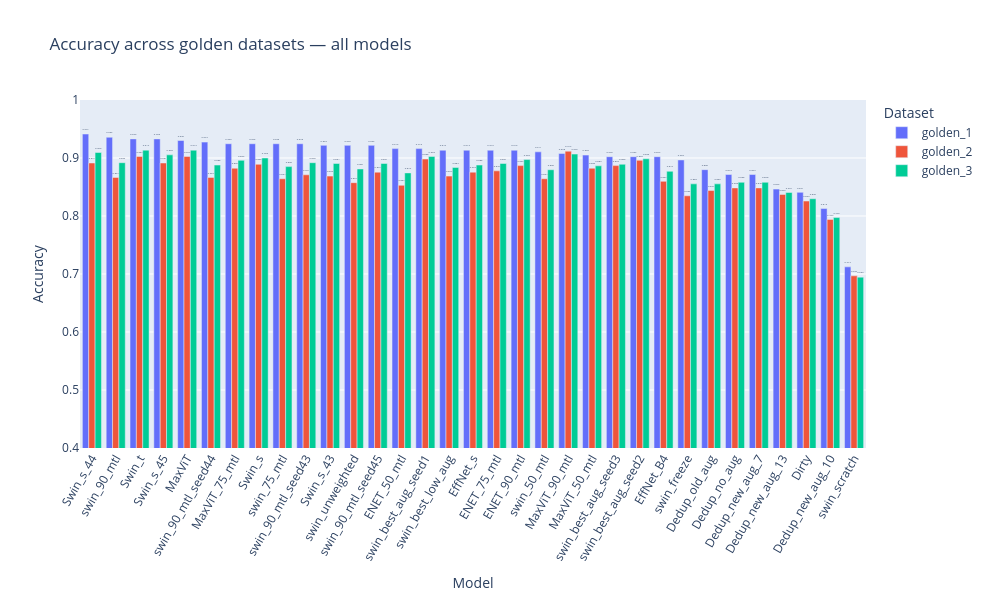

The notebook cell saved with this chart:
### Code cell
def load_all_eval(root=Path("runs/eval")):
    results_by_dataset = {}
    for ds_dir in root.iterdir():
        if not ds_dir.is_dir():
            continue
        all_file = ds_dir / "_all.pkl"
        if all_file.exists():
            with open(all_file, "rb") as f:
                results_by_dataset[ds_dir.name] = pickle.load(f)
        else:
            # Fallback: load individual model files
            results_by_dataset[ds_dir.name] = {}
            for model_file in ds_dir.glob("*.pkl"):
                if model_file.stem.startswith("_"):
                    continue
                with open(model_file, "rb") as f:
                    results_by_dataset[ds_dir.name][model_file.stem] = pickle.load(f)
    return results_by_dataset

results_by_dataset = load_all_eval()
print(f"Loaded: {list(results_by_dataset.keys())}")
for ds_name, res in results_by_dataset.items():
    print(f"  {ds_name}: {len(res)} models")

# ── Helper: compute the summary for one dataset ──────────────────────────────
def build_summary(results_dict):
    """results_dict: {model_name: df_with_cols true_label/p_rotten/pred/confidence/correct}"""
    metrics, rows = {}, []
    for name, df in results_dict.items():
        fpr, tpr, _ = roc_curve(df["true_label"], df["p_rotten"])
        auc = roc_auc_score(df["true_label"], df["p_rotten"])
        ece, bins = compute_ece(df["true_label"], df["pred"], df["confidence"])
        prec, rec, f1, _ = precision_recall_fscore_support(
            df["true_label"], df["pred"], average="binary", pos_label=1, zero_division=0
        )
        metrics[name] = {"fpr": fpr, "tpr": tpr, "auc": auc, "ece": ece, "bins": bins}
        rows.append({
            "Model": name,
            "Accuracy": df["correct"].mean(),
            "AUC-ROC": auc,
            "ECE": ece,
            "Brier": brier_score_loss(df["true_label"], df["p_rotten"]),
            "Mean conf.": df["confidence"].mean(),
            "Precision": prec, "Recall": rec, "F1": f1,
            "N": len(df),
        })
    return pd.DataFrame(rows).set_index("Model"), metrics


# ── Load all three datasets' results ─────────────────────────────────────────
# results_by_dataset[ds_name] is a {model_name: df} dict, same shape as before

summaries  = {}   # {ds_name: summary_df}
metrics_by = {}   # {ds_name: metrics_dict}
for ds_name, res in results_by_dataset.items():
    summaries[ds_name], metrics_by[ds_name] = build_summary(res)


# ── Per-dataset tables (reuses your highlighting) ────────────────────────────
higher_better = ["Accuracy", "AUC-ROC", "F1", "Precision", "Recall"]
lower_better  = ["ECE", "Brier"]

def rank_highlight(col, ascending):
    ranks = col.rank(ascending=ascending, method='dense')
    colors = {
        1: 'background-color:#4C9B36; color:black; font-weight:bold;',
        2: 'background-color:#97D586; color:black',
        3: 'background-color:#B4E1A8; color:black',
    }
    return [colors.get(int(r), '') for r in ranks]

for ds_name, summary in summaries.items():
    print(f"\n=== {ds_name} ===")
    display(
        summary.style
            .format("{:.4f}", subset=summary.columns.difference(["N"]))
            .apply(lambda c: rank_highlight(c, ascending=False), subset=higher_better)
            .apply(lambda c: rank_highlight(c, ascending=True),  subset=lower_better)
    )


# ── Combined accuracy bar chart (grouped by model, colour by dataset) ────────
long = []
for ds_name, summary in summaries.items():
    for model_name, row in summary.iterrows():
        long.append({"Model": model_name, "Dataset": ds_name, "Accuracy": row["Accuracy"]})
long_df = pd.DataFrame(long)

fig_combined = px.bar(
    long_df, x="Model", y="Accuracy", color="Dataset",
    barmode="group", text_auto=".3f",
    title="Accuracy across golden datasets — all models",
    range_y=[0.4, 1.0],
    category_orders={
        # Optional: sort models by their golden_1 accuracy descending, keeps groups aligned
        "Model": summaries["golden_1"].sort_values("Accuracy", ascending=False).index.tolist(),
    },
)
fig_combined.update_traces(textposition="outside", textfont_size=9)
fig_combined.update_layout(height=600, width=max(900, 30 * len(long_df["Model"].unique())),
                           xaxis_tickangle=-60, legend_title="Dataset")
fig_combined.show()

### Figure 1 — Plotly figure (JSON) as saved in the notebook; plotly's stock layout.template omitted (floating-point values rounded to 4 significant figures)
{"data": [{"alignmentgroup": "True", "hovertemplate": "Dataset=golden_1<br>Model=%{x}<br>Accuracy=%{y}<extra></extra>", "legendgroup": "golden_1", "marker": {"color": "#636efa", "pattern": {"shape": ""}}, "name": "golden_1", "offsetgroup": "golden_1", "orientation": "v", "showlegend": true, "textfont": {"size": 9}, "textposition": "outside", "texttemplate": "%{y:.3f}", "type": "bar", "x": ["Dirty", "Dedup_no_aug", "Dedup_old_aug", "Dedup_new_aug_7", "Dedup_new_aug_10", "Dedup_new_aug_13", "EffNet_s", "EffNet_B4", "Swin_s", "Swin_s_43", "Swin_s_44", "Swin_s_45", "Swin_t", "MaxViT", "ENET_90_mtl", "ENET_75_mtl", "ENET_50_mtl", "MaxViT_90_mtl", "MaxViT_75_mtl", "MaxViT_50_mtl", "swin_90_mtl", "swin_75_mtl", "swin_50_mtl", "swin_freeze", "swin_scratch", "swin_unweighted", "swin_90_mtl_seed43", "swin_90_mtl_seed44", "swin_90_mtl_seed45", "swin_best_aug_seed1", "swin_best_aug_seed2", "swin_best_aug_seed3", "swin_best_low_aug"], "xaxis": "x", "y": [0.8408, 0.8715, 0.8799, 0.8715, 0.8128, 0.8464, 0.9134, 0.9022, 0.9246, 0.9218, 0.9413, 0.933, 0.933, 0.9302, 0.9134, 0.9134, 0.9162, 0.9078, 0.9246, 0.905, 0.9358, 0.9246, 0.9106, 0.8966, 0.7123, 0.9218, 0.9246, 0.9274, 0.9218, 0.9162, 0.9022, 0.9022, 0.9134], "yaxis": "y"}, {"alignmentgroup": "True", "hovertemplate": "Dataset=golden_2<br>Model=%{x}<br>Accuracy=%{y}<extra></extra>", "legendgroup": "golden_2", "marker": {"color": "#EF553B", "pattern": {"shape": ""}}, "name": "golden_2", "offsetgroup": "golden_2", "orientation": "v", "showlegend": true, "textfont": {"size": 9}, "textposition": "outside", "texttemplate": "%{y:.3f}", "type": "bar", "x": ["Dirty", "Dedup_no_aug", "Dedup_old_aug", "Dedup_new_aug_7", "Dedup_new_aug_10", "Dedup_new_aug_13", "EffNet_s", "EffNet_B4", "Swin_s", "Swin_s_43", "Swin_s_44", "Swin_s_45", "Swin_t", "MaxViT", "ENET_90_mtl", "ENET_75_mtl", "ENET_50_mtl", "MaxViT_90_mtl", "MaxViT_75_mtl", "MaxViT_50_mtl", "swin_90_mtl", "swin_75_mtl", "swin_50_mtl", "swin_freeze", "swin_scratch", "swin_unweighted", "swin_90_mtl_seed43", "swin_90_mtl_seed44", "swin_90_mtl_seed45", "swin_best_aug_seed1", "swin_best_aug_seed2", "swin_best_aug_seed3", "swin_best_low_aug"], "xaxis": "x", "y": [0.8258, 0.8484, 0.8439, 0.8484, 0.7941, 0.8371, 0.8756, 0.8597, 0.8891, 0.8688, 0.8914, 0.8914, 0.9027, 0.9027, 0.8869, 0.8778, 0.8529, 0.9118, 0.8824, 0.8824, 0.8665, 0.8643, 0.8643, 0.8348, 0.6968, 0.8575, 0.871, 0.8665, 0.8756, 0.8982, 0.8959, 0.8869, 0.8688], "yaxis": "y"}, {"alignmentgroup": "True", "hovertemplate": "Dataset=golden_3<br>Model=%{x}<br>Accuracy=%{y}<extra></extra>", "legendgroup": "golden_3", "marker": {"color": "#00cc96", "pattern": {"shape": ""}}, "name": "golden_3", "offsetgroup": "golden_3", "orientation": "v", "showlegend": true, "textfont": {"size": 9}, "textposition": "outside", "texttemplate": "%{y:.3f}", "type": "bar", "x": ["Dirty", "Dedup_no_aug", "Dedup_old_aug", "Dedup_new_aug_7", "Dedup_new_aug_10", "Dedup_new_aug_13", "EffNet_s", "EffNet_B4", "Swin_s", "Swin_s_43", "Swin_s_44", "Swin_s_45", "Swin_t", "MaxViT", "ENET_90_mtl", "ENET_75_mtl", "ENET_50_mtl", "MaxViT_90_mtl", "MaxViT_75_mtl", "MaxViT_50_mtl", "swin_90_mtl", "swin_75_mtl", "swin_50_mtl", "swin_freeze", "swin_scratch", "swin_unweighted", "swin_90_mtl_seed43", "swin_90_mtl_seed44", "swin_90_mtl_seed45", "swin_best_aug_seed1", "swin_best_aug_seed2", "swin_best_aug_seed3", "swin_best_low_aug"], "xaxis": "x", "y": [0.8297, 0.8581, 0.8554, 0.8581, 0.7973, 0.8405, 0.8878, 0.877, 0.9, 0.8905, 0.9095, 0.9054, 0.9135, 0.9135, 0.8973, 0.8905, 0.8743, 0.9068, 0.8959, 0.8865, 0.8919, 0.8851, 0.8797, 0.8554, 0.6946, 0.8811, 0.8919, 0.8878, 0.8905, 0.9027, 0.8986, 0.8892, 0.8838], "yaxis": "y"}], "layout": {"barmode": "group", "height": 600, "legend": {"title": {"text": "Dataset"}, "tracegroupgap": 0}, "title": {"text": "Accuracy across golden datasets — all models"}, "width": 990, "xaxis": {"anchor": "y", "categoryarray": ["Swin_s_44", "swin_90_mtl", "Swin_t", "Swin_s_45", "MaxViT", "swin_90_mtl_seed44", "MaxViT_75_mtl", "Swin_s", "swin_75_mtl", "swin_90_mtl_seed43", "Swin_s_43", "swin_unweighted", "swin_90_mtl_seed45", "ENET_50_mtl", "swin_best_aug_seed1", "swin_best_low_aug", "EffNet_s", "ENET_75_mtl", "ENET_90_mtl", "swin_50_mtl", "MaxViT_90_mtl", "MaxViT_50_mtl", "swin_best_aug_seed3", "swin_best_aug_seed2", "EffNet_B4", "swin_freeze", "Dedup_old_aug", "Dedup_no_aug", "Dedup_new_aug_7", "Dedup_new_aug_13", "Dirty", "Dedup_new_aug_10", "swin_scratch"], "categoryorder": "array", "domain": [0, 1], "tickangle": -60, "title": {"text": "Model"}}, "yaxis": {"anchor": "x", "domain": [0, 1], "range": [0.4, 1], "title": {"text": "Accuracy"}}}}
